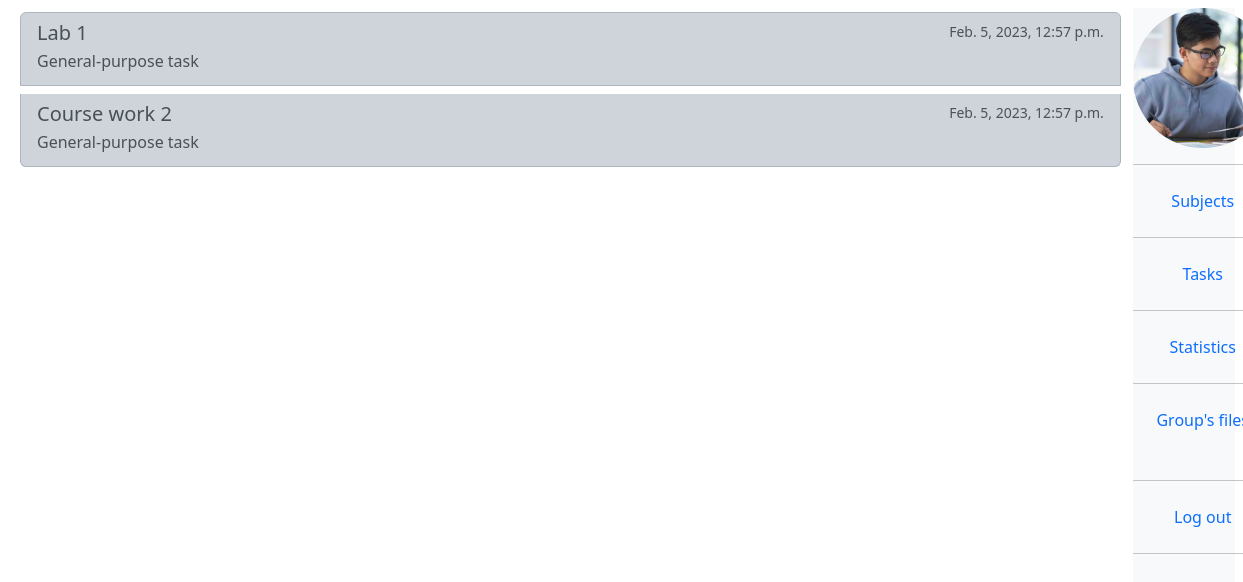
Page /subject/12 (signed in) on the committed database.
### univ_app/models.py (models this page shows, shortened)
class Task(models.Model):
    title = models.CharField(max_length=200, default="", blank=True)
    description = models.TextField(default="", blank=True)
    subject = models.ForeignKey(
        "Subject", blank=True, null=True, on_delete=models.SET_NULL
    )
    created_at = models.DateTimeField(auto_now_add=True, null=True, blank=True)
    created_by = models.ForeignKey(
        "Teacher", blank=True, null=True, on_delete=models.SET_NULL
    )
    class Meta:
        abstract = True
    def get_type(self):
        return str(self.__class__.__name__)
    def get_type_for_user(self):
        type_name = self.get_type()
        if type_name == "CommonTask":
            return "General-purpose task"
        if type_name == "Test":
            return "Test"
        if type_name == "InfoTask":
            return "Materials"

class CommonTask(Task):
    file = models.FileField(upload_to="uploads/common_tasks/", blank=True, null=True)

### univ_app/decorators.py (the view)
        def wrapper(request, *args, **kwargs):
            group = None
            if request.user.groups.exists():
                group = request.user.groups.all()[0].name
            if group in allowed_groups:
                return view_func(request, *args, **kwargs)
            return HttpResponse("Permission denied")

### univ_app/models.py (called while the page is built)
    @property
    def all_tasks(self):
        common_tasks = self.commontask_set.all()
        info_tasks = self.infotask_set.all()
        test_tasks = self.test_set.all()
        tasks = list(chain(common_tasks, info_tasks, test_tasks))
        tasks.sort(key=lambda task: task.created_at)
        return tasks

### univ_app/templatetags/user_tags.py (called while the page is built)
@register.filter(name="has_group")
def has_group(user, group_name):
    return user.groups.filter(name=group_name).exists()

### univ_app/views.py (called while the page is built)
@allowed_users(allowed_groups=["teacher", "student"])
def ts_subject(request, subj_id):
    subject = Subject.objects.get(id=subj_id)
    tasks = subject.all_tasks
    ctx = {
        "subject": subject,
        "tasks": tasks,
    }
    return render(request, "mutual_views/ts_subject.html", ctx)

### templates/mutual_views/ts_subject.html (shortened to what this page needs)
{%extends "base.html"%}
{%load user_tags%}
{% block ts_subject %}
<div class="list-group">
  {%for task in tasks%}
  <a href="{%url 'ts_task' task.get_type task.id %}" class="list-group-item  list-group-item-action list-group-item-dark flex-column align-items-start my-1">
    <div class="d-flex w-100 justify-content-between">
      <h5 class="mb-1">{{task.title}} </h5>
      <small class="text-muted">{{task.created_at}}</small>
    </div>
    <p class="mb-1">{{task.get_type_for_user}}</p>
  </a>
  {%endfor%}
</div>
{% endblock %}

### univ_app/static/univ_app/css/base.css (style rules this page uses)
body { background: white; }

### templates/base.html (style rules this page uses)
body { background-color:white; }

### rows in the picture
CommonTask: title "Lab 1", created_at "Feb. 5, 2023, 12:57 p.m.", get_type_for_user "General-purpose task"
CommonTask: title "Course work 2", created_at "Feb. 5, 2023, 12:57 p.m.", get_type_for_user "General-purpose task"
